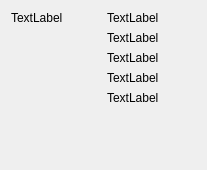
<?xml version="1.0" encoding="UTF-8"?>
<ui version="4.0">
 <class>DesktopApp_AboutDialog</class>
 <widget class="QDialog" name="DesktopApp_AboutDialog">
  <property name="geometry">
   <rect>
    <x>0</x>
    <y>0</y>
    <width>207</width>
    <height>170</height>
   </rect>
  </property>
  <property name="windowTitle">
   <string>Dialog</string>
  </property>
  <layout class="QGridLayout" name="gridLayout">
   <item row="0" column="0">
    <layout class="QHBoxLayout" name="horizontalLayout_2">
     <item>
      <layout class="QVBoxLayout" name="verticalLayout_3">
       <item>
        <widget class="QLabel" name="iconLabel">
         <property name="text">
          <string>TextLabel</string>
         </property>
        </widget>
       </item>
       <item>
        <spacer name="verticalSpacer">
         <property name="orientation">
          <enum>Qt::Vertical</enum>
         </property>
         <property name="sizeHint" stdset="0">
          <size>
           <width>20</width>
           <height>40</height>
          </size>
         </property>
        </spacer>
       </item>
      </layout>
     </item>
     <item>
      <layout class="QVBoxLayout" name="verticalLayout_2">
       <item>
        <widget class="QLabel" name="nameLabel">
         <property name="text">
          <string>TextLabel</string>
         </property>
        </widget>
       </item>
       <item>
        <widget class="QLabel" name="descriptionLabel">
         <property name="text">
          <string>TextLabel</string>
         </property>
        </widget>
       </item>
       <item>
        <widget class="QLabel" name="compilerLabel">
         <property name="text">
          <string>TextLabel</string>
         </property>
        </widget>
       </item>
       <item>
        <widget class="QLabel" name="copyrightLabel">
         <property name="text">
          <string>TextLabel</string>
         </property>
        </widget>
       </item>
       <item>
        <widget class="QLabel" name="warrantyLabel">
         <property name="text">
          <string>TextLabel</string>
         </property>
        </widget>
       </item>
       <item>
        <spacer name="verticalSpacer_3">
         <property name="orientation">
          <enum>Qt::Vertical</enum>
         </property>
         <property name="sizeHint" stdset="0">
          <size>
           <width>20</width>
           <height>40</height>
          </size>
         </property>
        </spacer>
       </item>
      </layout>
     </item>
    </layout>
   </item>
  </layout>
 </widget>
 <resources/>
 <connections/>
</ui>
